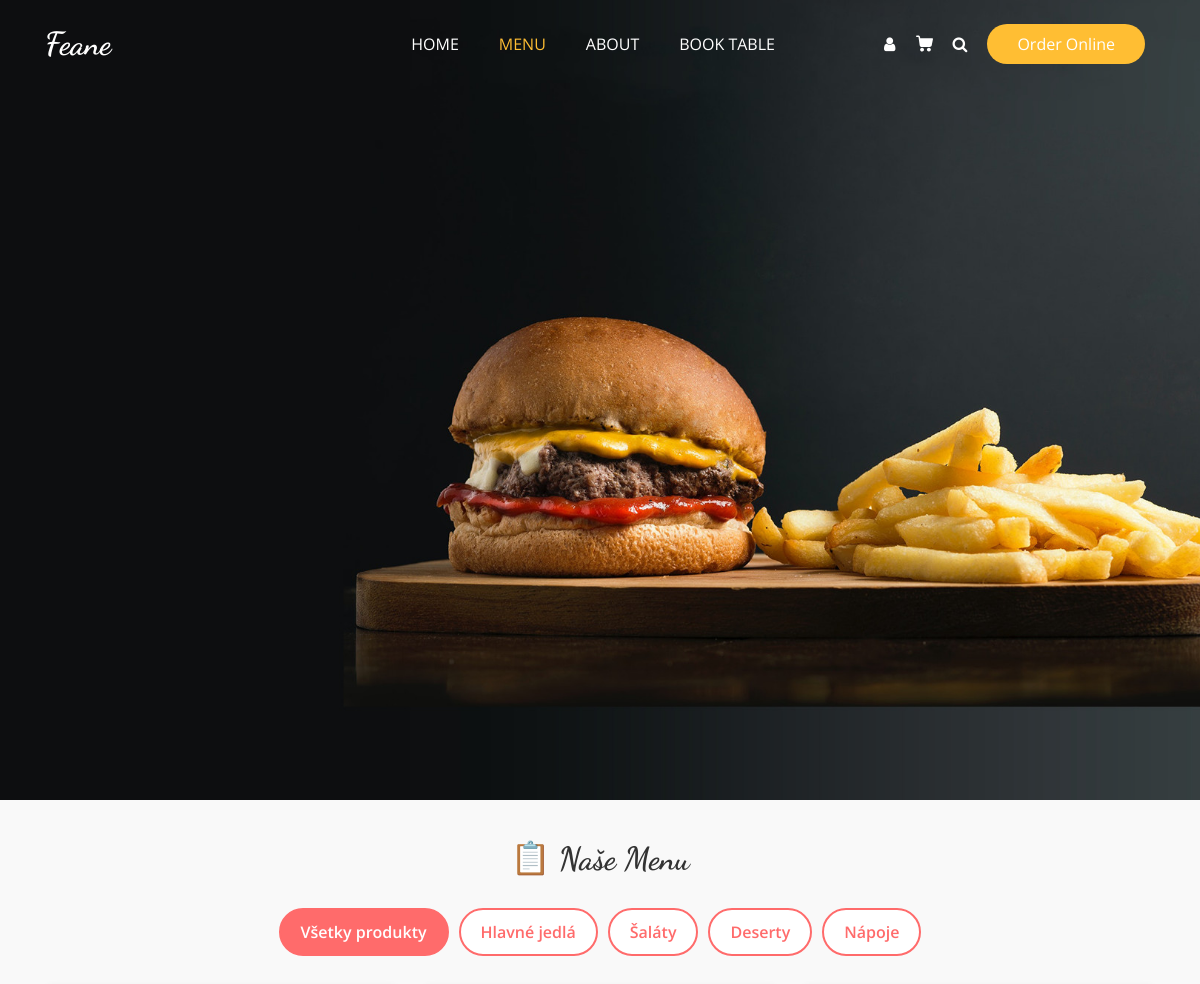
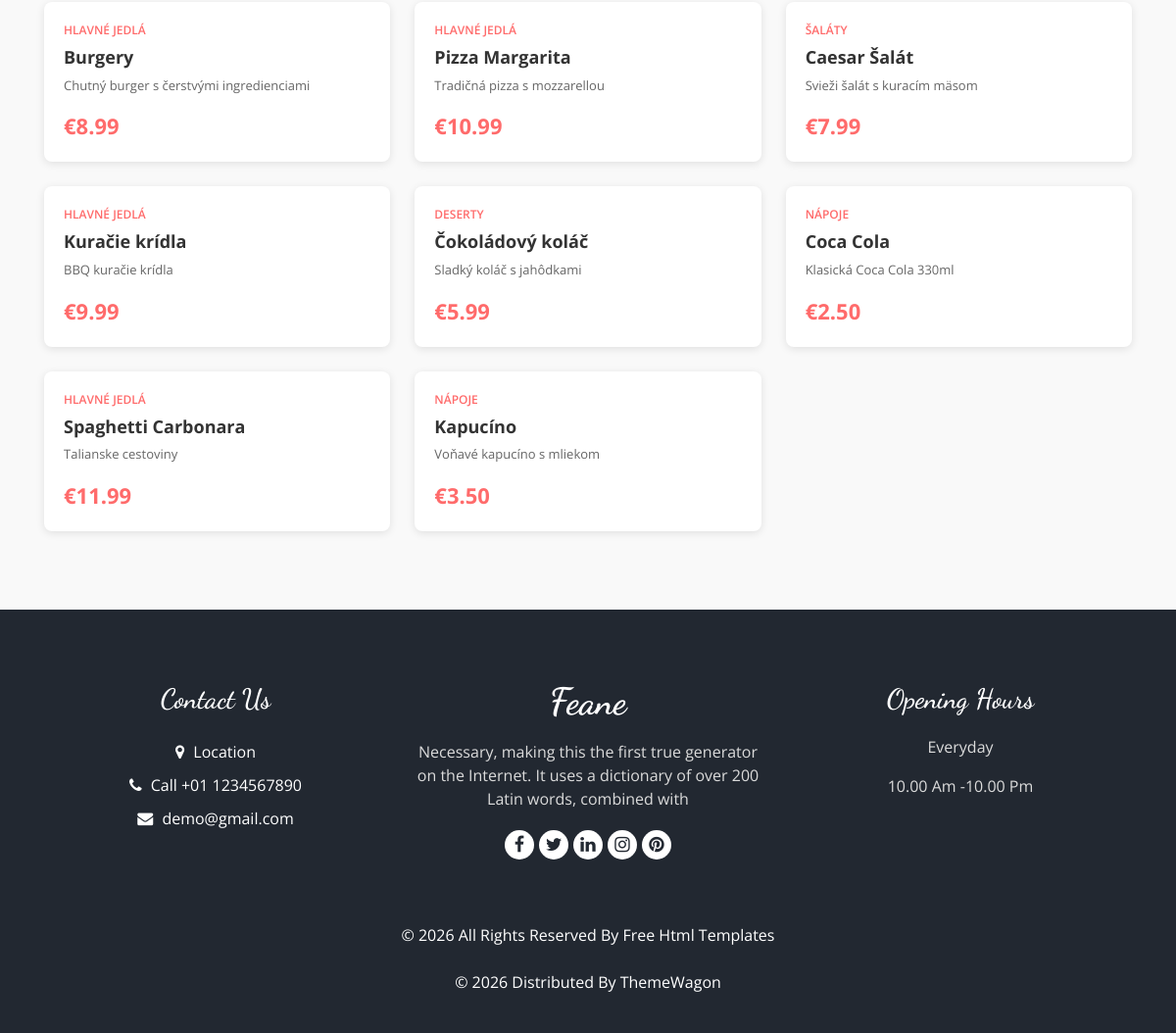
Page /menu.php on the committed database (2 pictures, top to bottom).
### tables this page shows
CREATE TABLE products (
                id INTEGER PRIMARY KEY AUTOINCREMENT,
                name TEXT NOT NULL,
                description TEXT NOT NULL,
                price REAL NOT NULL,
                category TEXT NOT NULL,
                image TEXT DEFAULT ""
            );

### autoload.php (called while the page is built, shortened)
<?php
spl_autoload_register(function (string $class): void {
    $prefix = 'App\\';
    $baseDir = __DIR__ . '/app/';
    $len = strlen($prefix);
    $relativeClass = substr($class, $len);
    $file = $baseDir . str_replace('\\', '/', $relativeClass) . '.php';
});

### app/Database.php (called while the page is built, shortened)
<?php
class Database
{
    private PDO $pdo;
    public function __construct(string $path)
    {
        $dsn = 'sqlite:' . $path;
        $this->pdo = new PDO($dsn);
        $this->pdo->setAttribute(PDO::ATTR_ERRMODE, PDO::ERRMODE_EXCEPTION);
        $this->pdo->setAttribute(PDO::ATTR_DEFAULT_FETCH_MODE, PDO::FETCH_ASSOC);
    }
    private function initialize(): void
    {
        $this->pdo->exec(
            'CREATE TABLE IF NOT EXISTS products (
                id INTEGER PRIMARY KEY AUTOINCREMENT,
                name TEXT NOT NULL,
                description TEXT NOT NULL,
                price REAL NOT NULL,
                category TEXT NOT NULL,
                image TEXT DEFAULT ""
            )'
        );
    }
    public function getConnection(): PDO
    {
        return $this->pdo;
    }
}

### app/ProductRepository.php (called while the page is built, shortened)
<?php
class ProductRepository
{
    private PDO $pdo;
    public function __construct(Database $database)
    {
        $this->pdo = $database->getConnection();
    }
    public function getAll(): array
    {
        $statement = $this->pdo->query('SELECT * FROM products ORDER BY id ASC');
        return $statement->fetchAll();
    }
}

### menu.php (the view, shortened to what this page needs)
<?php
require_once __DIR__ . '/autoload.php';
$database = new Database(__DIR__ . '/data/feane.db');
$repo = new ProductRepository($database);
if (count($repo->getAll()) === 0) {
    ProductSeeder::seedFromJson($repo, __DIR__ . '/products.json');
}
$selectedCategory = $_GET['category'] ?? '';
$products = $repo->getAll();
$categories = array_values(array_unique(array_column($products, 'category')));
$filteredProducts = $selectedCategory ? $repo->getByCategory($selectedCategory) : $products;
?>
<!DOCTYPE html>
<html>
<head>
  <link rel="stylesheet" type="text/css" href="css/bootstrap.css" />
  <link href="css/font-awesome.min.css" rel="stylesheet" />
  <link href="css/style.css" rel="stylesheet" />
</head>
<body>
  <div class="hero_area">
    <div class="bg-box">
      <img src="images/hero-bg.jpg" alt="">
    </div>
    <?php include 'templates/header.php'; ?>
  </div>
  <div class="menu-container">
    <div class="container">
      <div class="row">
        <div class="col-md-12">
          <h2 class="section-title">📋 Naše Menu</h2>
          <div class="filter-buttons">
            <a href="menu.php" class="filter-btn <?php echo empty($selectedCategory) ? 'active' : ''; ?>">
              Všetky produkty
            </a>
            <?php foreach ($categories as $cat): ?>
              <a href="menu.php?category=<?php echo urlencode($cat); ?>"
                class="filter-btn <?php echo $selectedCategory === $cat ? 'active' : ''; ?>">
                <?php echo htmlspecialchars($cat); ?>
              </a>
            <?php endforeach; ?>
          </div>
          <div class="products-grid">
            <?php foreach ($filteredProducts as $product): ?>
              <div class="product-card">
                <div class="product-category"><?php echo htmlspecialchars($product['category']); ?></div>
                <h3 class="product-name"><?php echo htmlspecialchars($product['name']); ?></h3>
                <p class="product-description"><?php echo htmlspecialchars($product['description']); ?></p>
                <div class="product-price">€<?php echo number_format($product['price'], 2); ?></div>
              </div>
            <?php endforeach; ?>
          </div>
        </div>
      </div>
    </div>
  </div>
  <?php include 'templates/footer.php'; ?>
</body>
</html>

### css/style.css (style rules this page uses)
body { font-family: "Open Sans", sans-serif; color: #0c0c0c; background-color: #ffffff; overflow-x: hidden; }
h1, h2 { font-family: 'Dancing Script', cursive; }
a, a:hover, a:focus { text-decoration: none; }
.hero_area { position: relative; min-height: 100vh; display: -webkit-box; display: -ms-flexbox; display: flex; -webkit-box-orient: vertical; -webkit-box-direction: normal; -ms-flex-direction: column; flex-direction: column; }
.bg-box { position: absolute; top: 0; left: 0; width: 100%; height: 100%; }
.bg-box img { width: 100%; height: 100%; -o-object-fit: cover; object-fit: cover; }

### menu.php (style rules this page uses)
.menu-container { padding: 40px 0; background-color: #f9f9f9; }
.filter-buttons { display: flex; gap: 10px; flex-wrap: wrap; justify-content: center; margin-bottom: 30px; }
.filter-btn { padding: 10px 20px; border: 2px solid #ff6b6b; background-color: white; color: #ff6b6b; border-radius: 25px; cursor: pointer; font-weight: 600; transition: all 0.3s; text-decoration: none; }
.filter-btn:hover, .filter-btn.active { background-color: #ff6b6b; color: white; }
.products-grid { display: grid; grid-template-columns: repeat(auto-fill, minmax(280px, 1fr)); gap: 25px; margin-bottom: 40px; }
.product-card { background: white; border-radius: 8px; overflow: hidden; box-shadow: 0 2px 8px rgba(0, 0, 0, 0.1); transition: transform 0.3s; padding: 20px; }
.product-category { font-size: 12px; color: #ff6b6b; font-weight: 600; text-transform: uppercase; margin-bottom: 8px; }
.product-name { font-size: 18px; font-weight: 700; color: #333; margin-bottom: 8px; }
.product-description { font-size: 13px; color: #666; margin-bottom: 15px; }
.product-price { font-size: 22px; font-weight: 700; color: #ff6b6b; }
.section-title { font-size: 32px; font-weight: 700; color: #333; text-align: center; margin-bottom: 30px; }

### rows in the picture
products: category "HLAVNÉ JEDLÁ", name "Burgery", description "Chutný burger s čerstvými ingredienciami", price "8.99"
products: category "HLAVNÉ JEDLÁ", name "Pizza Margarita", description "Tradičná pizza s mozzarellou", price "10.99"
products: category "ŠALÁTY", name "Caesar Šalát", description "Svieži šalát s kuracím mäsom", price "7.99"
products: category "HLAVNÉ JEDLÁ", name "Kuračie krídla", description "BBQ kuračie krídla", price "9.99"
products: category "DESERTY", name "Čokoládový koláč", description "Sladký koláč s jahôdkami", price "5.99"
products: category "NÁPOJE", name "Coca Cola", description "Klasická Coca Cola 330ml", price "2.50"
products: category "HLAVNÉ JEDLÁ", name "Spaghetti Carbonara", description "Talianske cestoviny", price "11.99"
products: category "NÁPOJE", name "Kapucíno", description "Voňavé kapucíno s mliekom", price "3.50"

### other values in the picture
$item['label'] "HOME"
$item['label'] "MENU"
$item['label'] "ABOUT"
$item['label'] "BOOK TABLE"
$cat "Hlavné jedlá"
$cat "Šaláty"
$cat "Deserty"
$cat "Nápoje"
